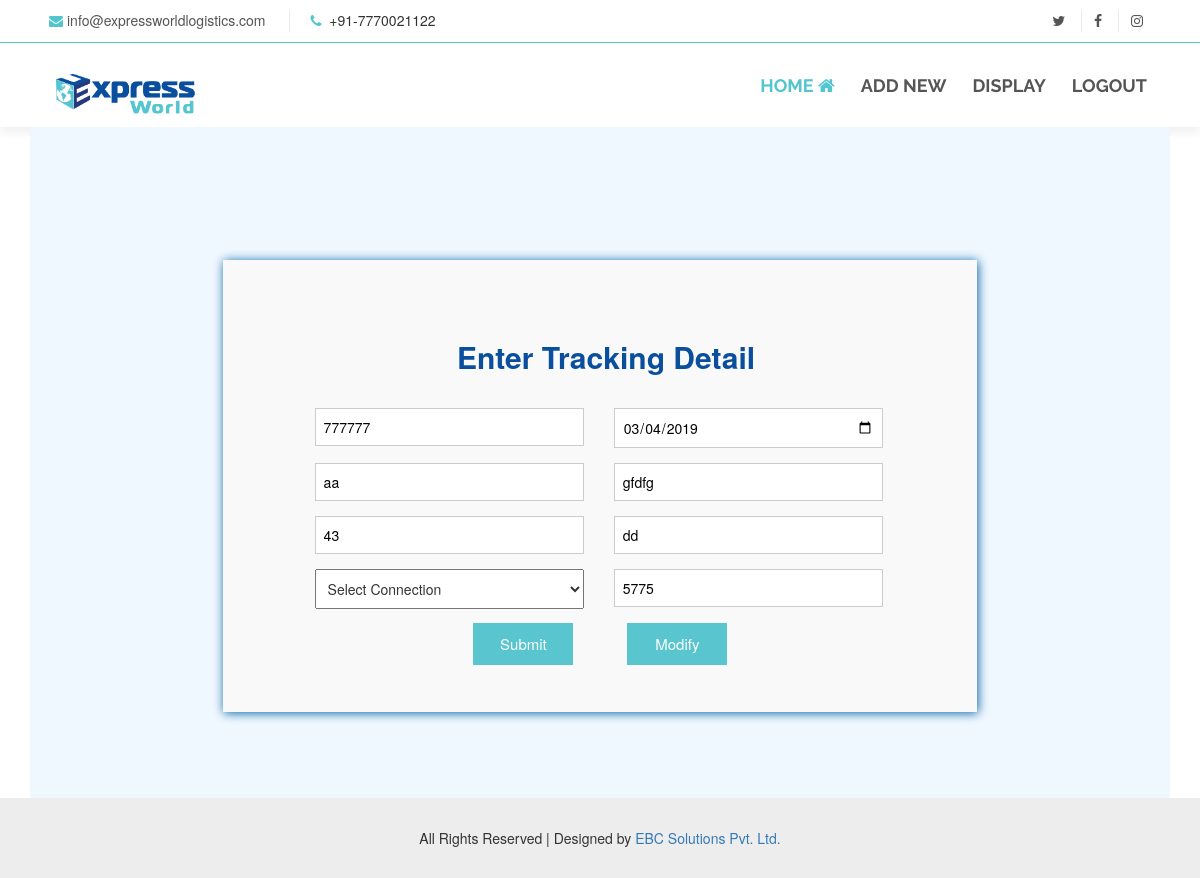
The app's page /admin_add.php?temp_id=1 (signed in) with its own data.
### tables this page shows
CREATE TABLE IF NOT EXISTS `report` (
  `id` int(25) NOT NULL,
  `airway_bno` varchar(100) NOT NULL,
  `txt_date` date NOT NULL,
  `shipper` varchar(100) NOT NULL,
  `connection` varchar(100) NOT NULL,
  `weight` varchar(100) NOT NULL,
  `destination` varchar(100) NOT NULL,
  `trackno` varchar(100) NOT NULL,
  `carrier` varchar(100) NOT NULL,
  `record_date` date NOT NULL
);

### admin_add.php (the view, shortened to what this page needs)
<?php  include("header_admin.php");
include ("dbinfo.php");
?>
<?php
		if($temp_id = isset($_GET['temp_id']) ? $_GET['temp_id'] : '')
		{
		   $row=mysqli_query($conn,"SELECT * FROM `report` WHERE id='$temp_id'");
			$data=mysqli_fetch_array($row);
		}
?>
<center>
  <div class="container"style="background: aliceblue;height: 671px;">
  <form id="contact2" action="code.php" method="post">
    <h3 style="position: relative;right: 36px;color: #094f9d;font-size: 30px;"><b>Enter Tracking Detail</b></h3><br>
    <fieldset>
	<div class="col">
      <input placeholder="Airway Bill No" type="Text" name="txt_airway" value="<?php echo $data['airway_bno'];?>" tabindex="0" required autofocus>
    </div>
	<div class="col">
      <input placeholder="Date" type="date" name="txt_date" value="<?php echo $data['txt_date'];?>" tabindex="1" required>
    </div>
    <div class="col">
      <input placeholder="Shipper" type="Text" name="txt_shipper" value="<?php echo $data['shipper'];?>" tabindex="2" required>
    </div>
	<div class="col">
      <input placeholder="Receiver" type="Text" name="txt_carrier" value="<?php echo $data['carrier'];?>" tabindex="3" required>
    </div>
    <div class="col">
      <input placeholder="Weight" type="Text" name="txt_wt" value="<?php echo $data['weight'];?>" tabindex="3" required>
    </div>
    <div class="col">
      <input placeholder="Destination" type="Text" name="txt_dest" value="<?php echo $data['destination'];?>" tabindex="3" required>
    </div>
	<div class="col">
        <select placeholder="Connection" name="txt_conn" type="Text" value="<?php echo $data['connection'];?>" required="" style="width: 100%;padding: 8px;">
					<option value="">Select Connection</option>
		</select>
    </div>
    <div class="col">
      <input placeholder="Tracking No" type="Text" name="txt_trackno" value="<?php echo $data['trackno'];?>" tabindex="3" required>
    </div>
    <div class="col1">
      <button name="btn_add" type="submit" id="contact-submit" data-submit="...Sending" style="position: relative;right: 39px;">Submit</button>
      <button name="add_update" type="submit" id="contact-submit" data-submit="...Sending">Modify</button>
	<br>
	?></div>
    </fieldset>
  </form>
</div>
</center>
<?php include("footer.php")?>

### css/style4.css (style rules this page uses)
body { background: #fff; color: #444; font-family: "Open Sans", sans-serif; }
h1, h2, h3, h4, h5, h6 { font-family: "Montserrat", sans-serif; font-weight: 400; margin: 0 0 20px 0; padding: 0; }

### css/style.css (style rules this page uses)
body { background: #fff; color: #444; font-family: "Open Sans", sans-serif; }
h1, h2, h3, h4, h5, h6 { font-family: "Montserrat", sans-serif; font-weight: 400; margin: 0 0 20px 0; padding: 0; }

### css/track.css (style rules this page uses)
h3 { color: #F96; display: block; font-size: 30px; font-weight: 400; }
#contact2 { background: #F9F9F9; padding: 60px 3px 41px 87px; margin-top: 12%; margin-bottom: 3%; top: 42px; width: 68%; box-shadow: 1px 1px 10px #0160a4; }
fieldset { border: medium none !important; margin: 0 0 10px; min-width: 100%; padding: 0; width: 100%; }
#contact2 input[type="text"], #contact2 input[type="email"], #contact2 input[type="tel"], #contact2 input[type="url"], #contact2 textarea,#contact2 input[type="date"] { width:100%; border:1px solid #CCC; background:#FFF; margin:0 0 5px; padding:8px; color:black; }
#contact1 button[type="submit"],#contact2 button[type="submit"], #contact3 button[type="submit"] { cursor:pointer; width:100px; border:none; background:#58c5cf; color:#FFF; margin: 1px 1px 1px 10px; padding:10px; font-size:15px; }

### admin_add.php (style rules this page uses)
.col { float:left; width: 45%; padding: 5px 25px 5px 5px; }
.col1 { float:left; width: 95%; padding: 5px 25px 5px 5px; }

### records on screen
report: txt_airway "777777", txt_date "03/04/2019", txt_shipper "aa", txt_carrier "gfdfg", txt_wt "43", txt_dest "dd", txt_trackno "5775"
